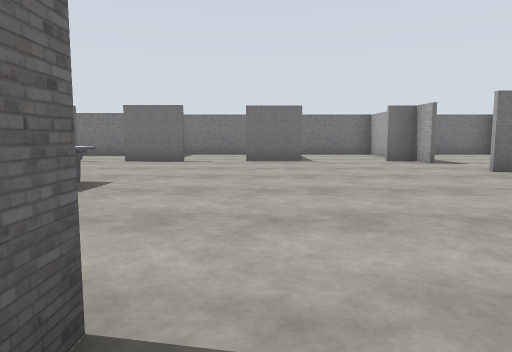
[1] (above)

24 first-person views from a walk through a robot-simulator world made for Gazebo. The camera is 1.2 m above the floor, tilts 6° down and sees 70° across. The floor is counted in squares, 2 m on a side. Each view is taken from the middle of a square. On the plan, view 1 faces up. The plan holds only what a view shows up to about 10 squares ahead; the rest is blank. The place goes on beyond the plan. Robots are left out. Simple patterns stand in for the simulator's built-in surfaces. Simple shapes stand in for some stock models. Some surface patterns are stand-ins.

[2]
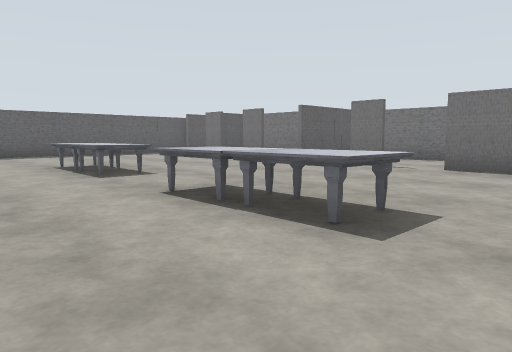

[3]
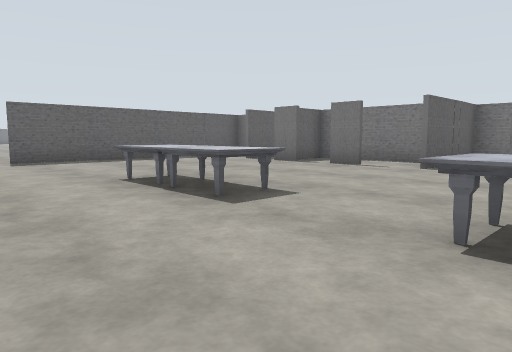

[4]
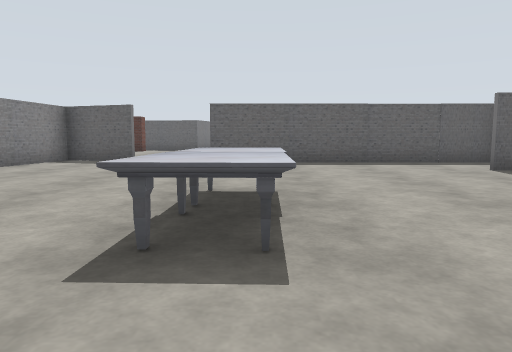

[5]
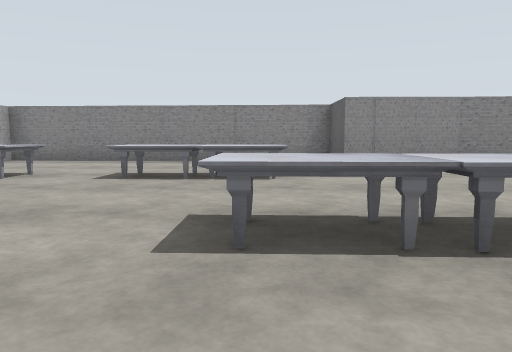

[6]
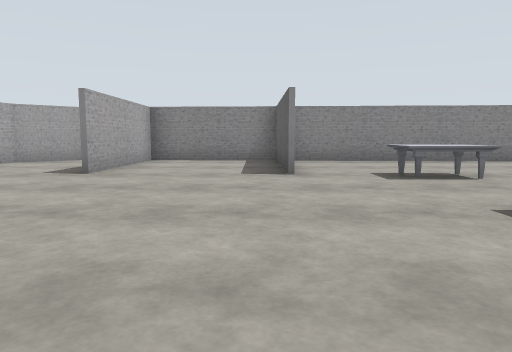

[7]
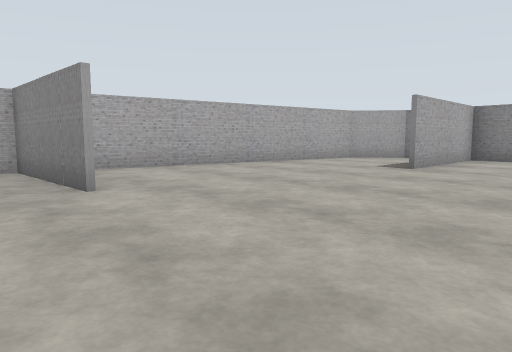

[8]
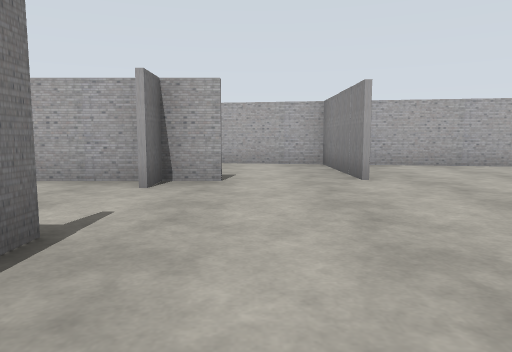

[9]
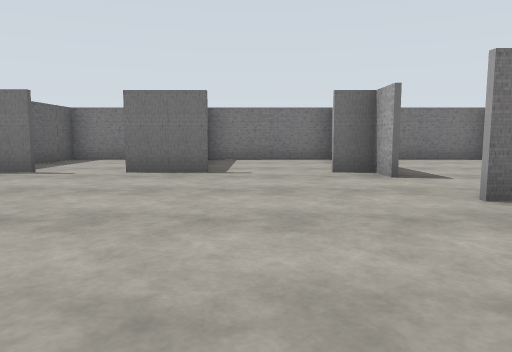

[10]
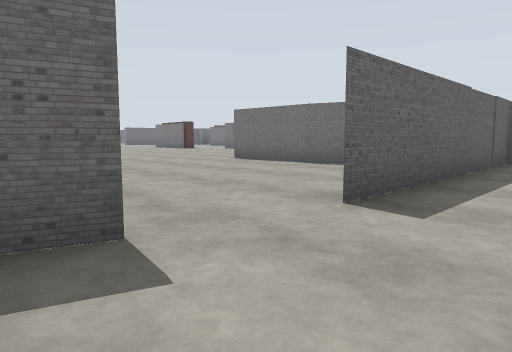

[11]
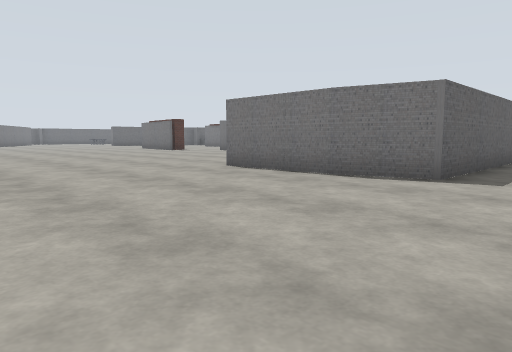

[12]
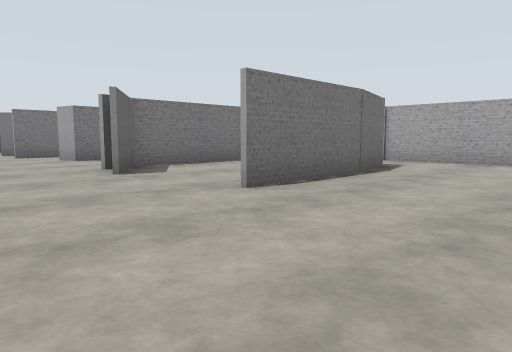

[13]
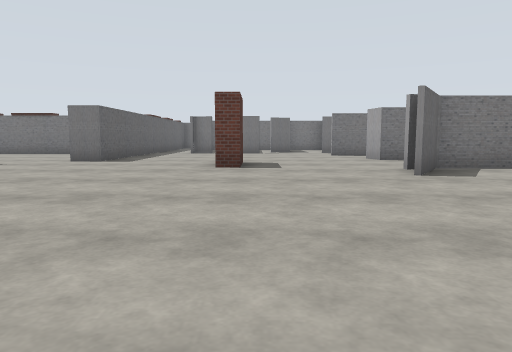

[14]
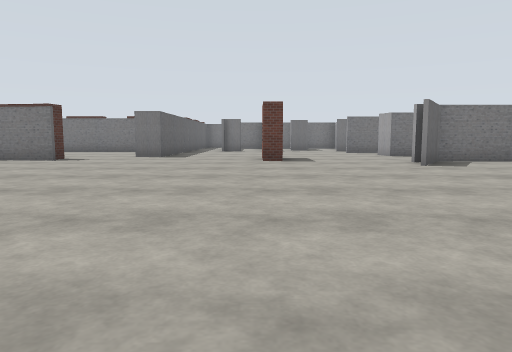

[15]
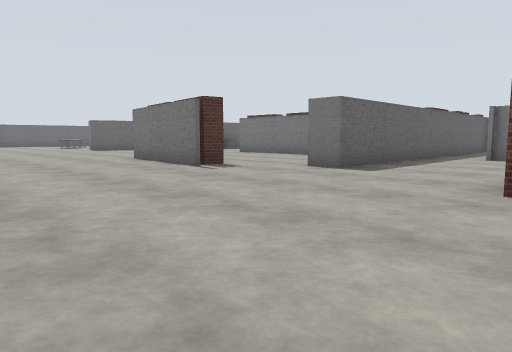

[16]
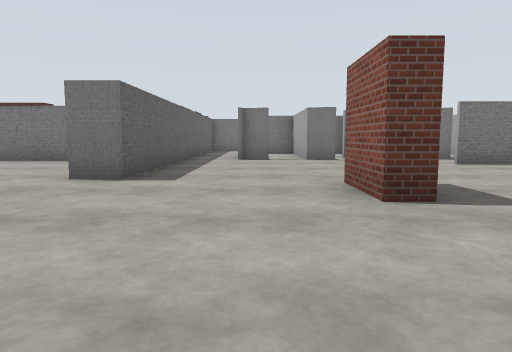

[17]
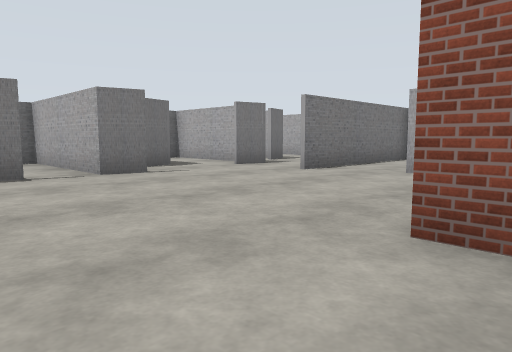

[18]
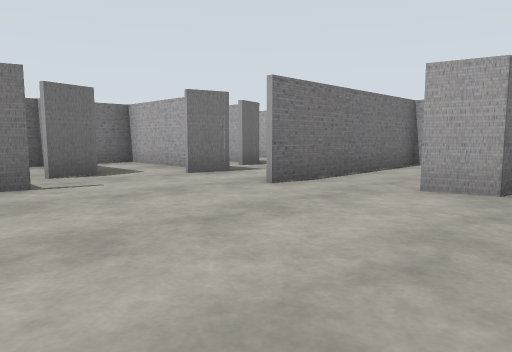

[19]
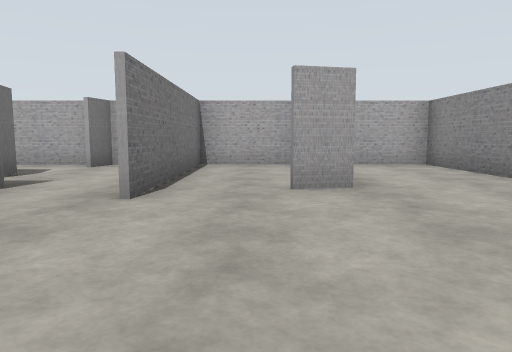

[20]
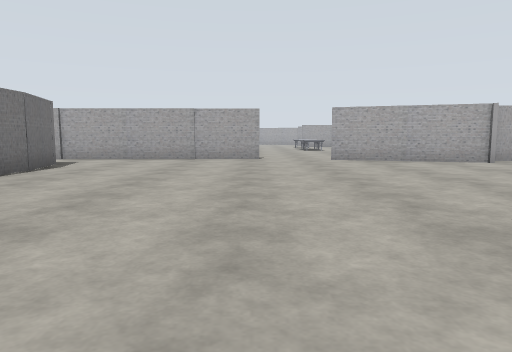

[21]
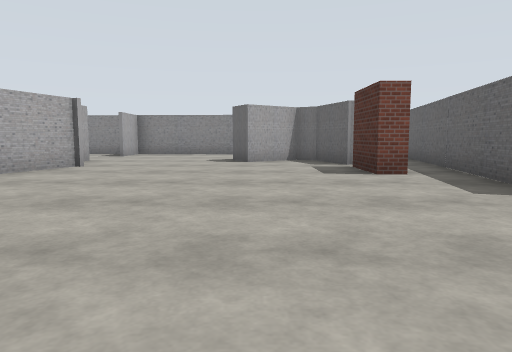

[22]
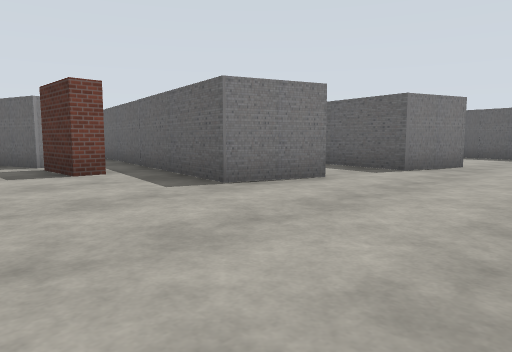

[23]
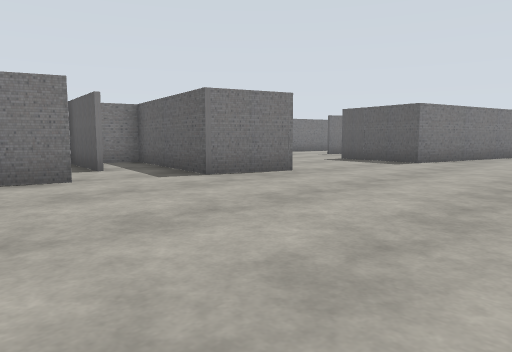

[24]
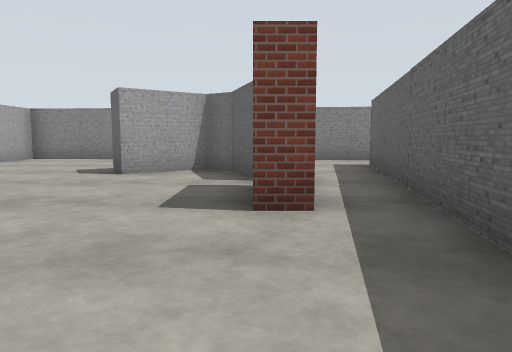

### Floor plan
Points are (right, up) in squares from view 1. A wall is a line through its corners. A room is listed if a view was taken in it or the views show most of it. See-through windows are left out.
Room 1 (views 1, 2, 3, 4, 5, 6, 7, 8, 9, 10, 11)
walls: (-1.8, 9.3) (-3.4, 9.3); (-4.5, 9.3) (-5.4, 9.3); (-0.5, 1.1) (-0.5, -2.6); (1.2, 9.3) (-0.3, 9.3); (-8, 9.3) (-8.9, 9.3); (-4.1, 12.1) (-6.6, 12.1) (-6.6, 9.2); (4.1, 6.5) (7.2, 6.5) (7.6, 8.9); (-7.4, 11) (-9, 11); (4.6, 6.4) (4.1, 6.4); (4, 8.4) (4, 9.3) (3.2, 9.3); (-0.6, -2.6) (-0.6, -2.1); (-9.8, 9.3) (-10.7, 9.3); (4, 9.5) (4, 11.1); (-11.1, -0.3) (-8.8, -0.3) (-8.8, -2.1) (2.8, -2.7) (2.8, 1); (-11.7, 9.8) (-11.6, 9.3); (4.1, 13) (0.6, 13); (4.6, -2.8) (5.8, -1.8) (7, 5.5); (-14, 2) (-14.6, 0) (-11, -0.4); (-13.8, 11) (-13.8, 3.9); (8.2, 13) (5.9, 13)
ways out: opening at (-14, 2.5) to room 2; opening at (-1, 9)
objects: marble table (-9, 5) to (-8, 5); marble table (-7, 1); marble table (-7, 5); marble table (-6, 1) to (-5, 1); marble table (-4, 4) to (-4, 5); marble table (-3, 1); marble table (-3, 4) to (-3, 5)
Room 2 (views 12, 13, 14, 15, 16, 17, 18, 19, 20, 21, 22, 23, 24)
walls: (-23.7, 2.8) (-22.1, 2.3) (-23.5, -5.1); (-17.3, 8.1) (-20.1, 8.1); (-27.2, 3.7) (-25.6, 3.2) (-26.3, -0.4); (-18.6, 12.2) (-15.9, 12.2) (-15.9, 13.9); (-16.4, 12.1) (-19.5, 12.1) (-20.4, 10.7); (-19, 14.8) (-19.7, 14.8) (-19.8, 15.6); (-30.3, 12.7) (-31.5, 12.8); (-15.8, 13.1) (-15.8, 8.5) (-17.4, 8.1); (-13.8, 6.5) (-13.8, 9.5); (-32.6, 5.1) (-30.8, 4.6) (-31, 3.7); (-15.9, 15.1) (-15.9, 17.2) (-20.5, 17.2); (-21, -2) (-20.6, -3.6) (-20.1, -3.9) (-18.8, -3) (-18.3, -3.7); (-22.9, 18.7) (-23.6, 18.9); (-24.6, 18.9) (-25.5, 19.2); (-19.7, 19) (-20.5, 19.2); (-26.9, 19) (-26.9, 15.4); (-18.8, -3) (-18.4, -3.7); (-21.6, 20.1) (-22.4, 19.9); (-19.8, 19.9) (-19.8, 22.6); (-29.8, 18.4) (-30.2, 18.4); (-15.3, -1.8) (-14.1, 2); (-14.6, -3.6) (-14.7, -2.1); (-24, -6.7) (-22.5, -6.8); (-14.7, -7.1) (-14.8, -5.8)
ways out: opening at (-14, 2.5) to room 1; opening at (-29.5, 2.5); opening at (-26, 19); opening at (-24, 2); opening at (-20, 18); opening at (-15, -4.5); gap at (-21, -2)
objects: other object (-32, 13); brick block (-30, 13); brick block (-23, 13); brick block (-21, -1) to (-21, 0)

Where each view was taken, in squares from view 1:
view 1: 0 up, 0 right, facing up
view 2: 2 up, 1 left, facing up-left
view 3: 2 up, 4 left, facing up-left
view 4: 5 up, 5 left, facing left
view 5: 7 up, 7 left, facing down
view 6: 7 up, 0 right, facing down
view 7: 8 up, 0 right, facing down-right
view 8: 8 up, 1 left, facing right
view 9: 3 up, 2 right, facing up
view 10: 1 up, 12 left, facing up-left
view 11: 3 up, 14 left, facing up-left
view 12: 5 up, 23 left, facing up-right
view 13: 5 up, 23 left, facing up
view 14: 3 up, 24 left, facing up
view 15: 8 up, 23 left, facing up-left
view 16: 9 up, 25 left, facing up
view 17: 13 up, 26 left, facing up-right
view 18: 14 up, 24 left, facing up-right
view 19: 16 up, 24 left, facing right
view 20: 4 up, 24 left, facing right
view 21: 6 up, 19 left, facing down
view 22: 6 up, 19 left, facing down-left
view 23: 8 up, 22 left, facing down-left
view 24: 3 up, 21 left, facing down
